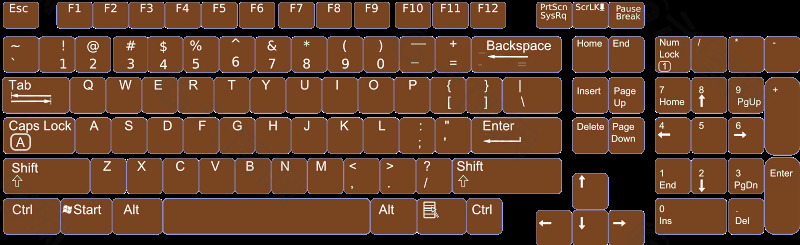
#> input picture opencv_learn/charpter16/keyboard.jpg, 800 x 245 px
$ python demo_16.02.py
#> lines starting #> are read from the running program, lines starting #| are printed output that depends on the picture
import cv2
import numpy as np
import matplotlib.pyplot as plt

img = cv2.imread(r"keyboard.jpg", -1)
#> img is the input picture: shape (245, 800, 3); mean B, G, R 41.5, 63.8, 99.9
gray = cv2.cvtColor(img, cv2.COLOR_BGR2RGB)
edges = cv2.Canny(gray, 50, 150, apertureSize=3)
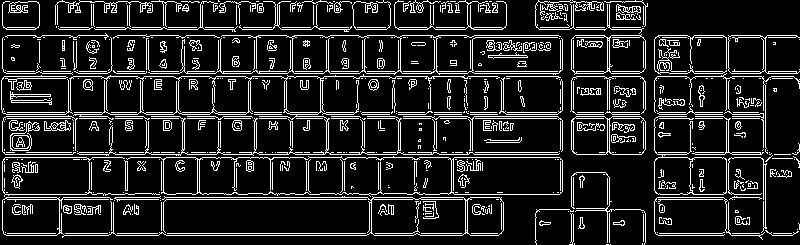
#> edges: shape (245, 800); 14.1% white in thin lines or dots
orgb = cv2.cvtColor(img, cv2.COLOR_BGR2RGB)
oShow = orgb.copy()
lines = cv2.HoughLinesP(edges, 1, np.pi / 180, 1, minLineLength=100, maxLineGap=10)
#> lines = 35 rows, first 6: [765, 230, 765, 37], [536, 27, 640, 27], [55, 10, 188, 10], [658, 73, 796, 73], [320, 193, 424, 193], [7, 35, 558, 35]
for line in lines:
    x1, y1, x2, y2 = line[0]
    cv2.line(orgb, (x1, y1), (x2, y2), (255, 0, 0), 5)
#> this loop made 35 passes
#> (x1, y1, x2, y2) on passes 1 to 12: (765, 230, 765, 37), (536, 27, 640, 27), (55, 10, 188, 10), (658, 73, 796, 73), (320, 193, 424, 193), (7, 35, 558, 35), (3, 71, 560, 71), (3, 199, 471, 199), (655, 152, 769, 152), (6, 116, 557, 116), (6, 114, 557, 114), (5, 154, 558, 154)
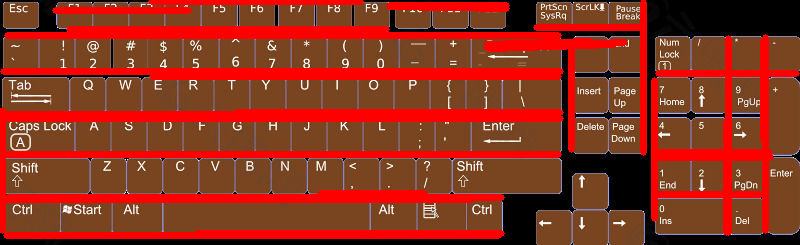
#> orgb: shape (245, 800, 3); mean R, G, B 141.9, 50.9, 30.5

plt.subplot(121)
plt.imshow(oShow)
plt.axis("off")
plt.subplot(122)
plt.imshow(orgb)
plt.axis("off")
plt.show()
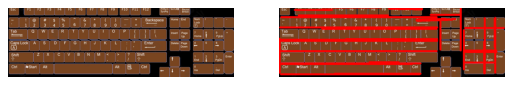
#> figure drawn by matplotlib, 2 panels
